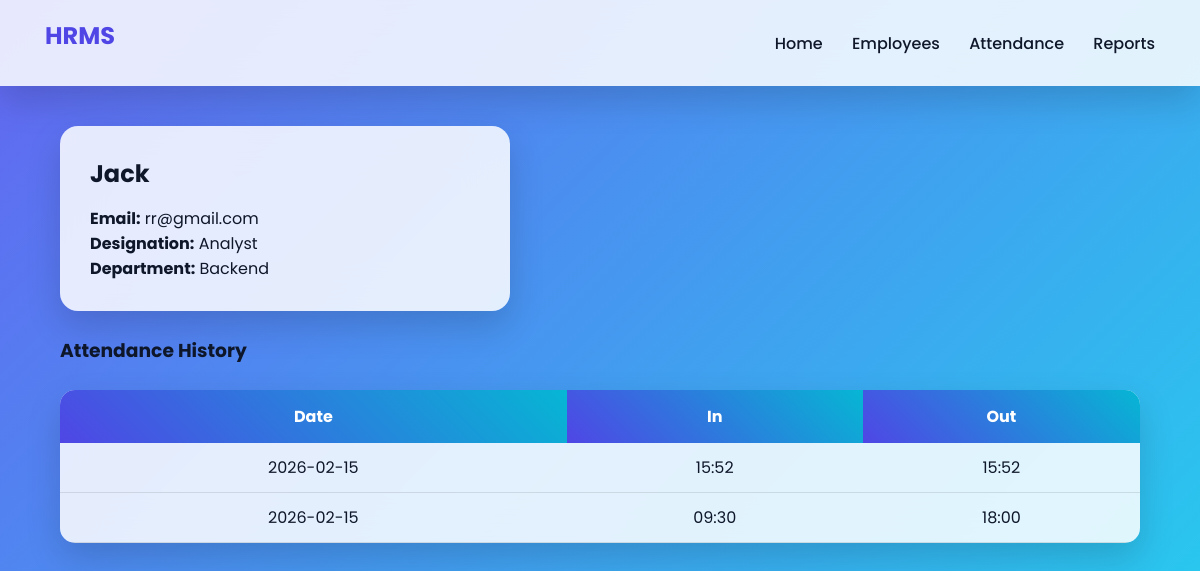
Screenshot of /employees/1 with the database file from the repository.
### app/models.py (models this page shows, shortened)
class Employee(db.Model):
    __tablename__ = "employees"
    id = db.Column(db.Integer, primary_key=True)
    name = db.Column(db.String(100), nullable=False)
    email = db.Column(db.String(120), unique=True, nullable=False)
    designation = db.Column(db.String(100))
    department = db.Column(db.String(100))
    address = db.Column(db.Text)
    date_of_joining = db.Column(db.Date, default=date.today)
    created_at = db.Column(db.DateTime, default=datetime.utcnow)
    attendances = db.relationship(
        "Attendance",
        backref="employee",
        cascade="all, delete"
    )

class Attendance(db.Model):
    __tablename__ = "attendance"
    id = db.Column(db.Integer, primary_key=True)
    employee_id = db.Column(
        db.Integer,
        db.ForeignKey("employees.id"),
        nullable=False
    )
    date = db.Column(db.Date, default=date.today)
    in_time = db.Column(db.String(10))
    out_time = db.Column(db.String(10))
    created_at = db.Column(db.DateTime, default=datetime.utcnow)

### app/routes.py (the view)
@main_routes.route("/employees/<int:emp_id>")
def employee_detail(emp_id):
    emp = Employee.query.get_or_404(emp_id)
    attendance = Attendance.query.filter_by(
        employee_id=emp_id
    ).order_by(
        Attendance.date.desc()
    ).all()
    return render_template(
        "employee_detail.html",
        emp=emp,
        attendance=attendance
    )

### templates/employee_detail.html
{% extends "base.html" %}
{% block content %}
<div class="card">
<h2>{{ emp.name }}</h2>
<p><b>Email:</b> {{ emp.email }}</p>
<p><b>Designation:</b> {{ emp.designation }}</p>
<p><b>Department:</b> {{ emp.department }}</p>
</div>
<h3>Attendance History</h3>
<table>
<tr>
<th>Date</th>
<th>In</th>
<th>Out</th>
</tr>
{% for a in attendance %}
<tr>
<td>{{ a.date }}</td>
<td>{{ a.in_time }}</td>
<td>{{ a.out_time }}</td>
</tr>
{% endfor %}
</table>
{% endblock %}

### templates/base.html (style rules this page uses)
* { margin:0; padding:0; box-sizing:border-box; }
:root { --primary:#4f46e5; --secondary:#06b6d4; --dark:#0f172a; --glass:rgba(255,255,255,0.85); --shadow:0 15px 35px rgba(0,0,0,0.15); }
body { font-family:"Poppins",sans-serif; background:linear-gradient(135deg,#6366f1,#22d3ee); min-height:100vh; color:var(--dark); }
.card { background:var(--glass); backdrop-filter:blur(20px); border-radius:18px; padding:30px; max-width:450px; box-shadow:var(--shadow); margin-bottom:25px; transition:.3s; }
h1,h2,h3 { margin-bottom:15px; }
table { width:100%; background:var(--glass); backdrop-filter:blur(20px); border-radius:15px; border-collapse:collapse; overflow:hidden; box-shadow:var(--shadow); margin-top:25px; }
th { background:linear-gradient(45deg,var(--primary),var(--secondary)); color:white; padding:14px; }
td { padding:12px; text-align:center; border-bottom:1px solid rgba(0,0,0,.1); }

### rows the page displays
Employee: name "Jack", email "rr@gmail.com", designation "Analyst", department "Backend"
Attendance: date "2026-02-15", in_time "15:52", out_time "15:52"
Attendance: date "2026-02-15", in_time "09:30", out_time "18:00"
